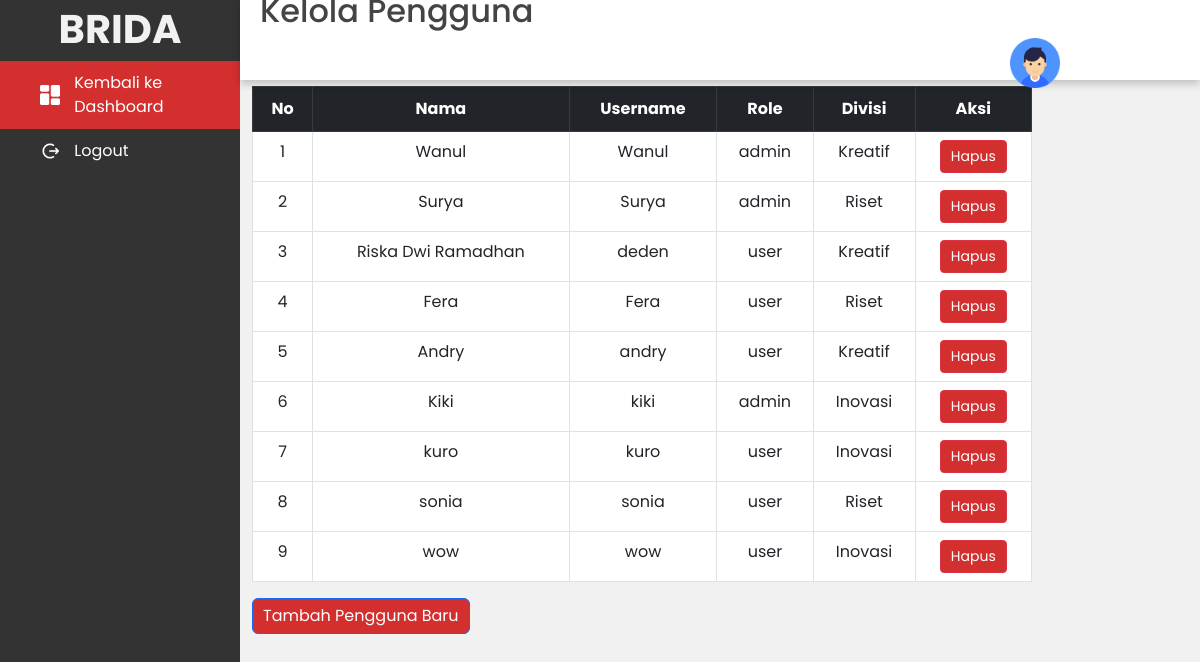
/supervisor/kelola_pengguna.php, run on the app's committed database.
### tables this page shows
CREATE TABLE `user` (
  `id` int(11) NOT NULL,
  `nama` varchar(255) NOT NULL,
  `profil` varchar(255) NOT NULL,
  `username` varchar(255) NOT NULL,
  `password` varchar(255) NOT NULL,
  `role` enum('Supervisor','admin','user') DEFAULT NULL,
  `divisi` varchar(255) NOT NULL
);

### supervisor/kelola_pengguna.php (the view, shortened to what this page needs)
<?php
include '../koneksi.php';
$currentDivisi = isset($_GET['divisi']) ? $_GET['divisi'] : '';
$query = "SELECT * FROM user WHERE role IN ('admin', 'user')";
$result = $conn->query($query);
?>
<!DOCTYPE html>
<html lang="en">
<head>
    <link href="https://cdn.jsdelivr.net/npm/bootstrap@5.3.0-alpha1/dist/css/bootstrap.min.css" rel="stylesheet">
    <link href="https://cdn.jsdelivr.net/npm/sweetalert2@11.5.0/dist/sweetalert2.min.css" rel="stylesheet">
</head>
<body>
<div class="side-menu">
        <div class="brand-name">
            <h1>BRIDA</h1>
        </div>
        <ul>
            <li> <a href="dash_supervisor.php" class="active"><img src="../image/dashboard (2).png">&nbsp;<span>Kembali ke Dashboard</span></a></li>
            <li> <a href="proyek.php"><img src="../image/out.png" alt="">&nbsp;<span>Logout</span></a></li>
        </ul>
    </div>
    <div class="container">
        <div class="header">
            <div class="nav">
                <h2>Kelola Pengguna</h2>
                <div class="user">
                    <a href="profil.php">
                        <div class="img-case">
                            <img src="../image/user.png" alt="">
                        </div>
                    </a>
                </div>
            </div>
        </div>
            <div class="col-md-10">
                <h2 class="my-4">Kelola Pengguna Divisi <?php echo $currentDivisi ?></h2>
                <div id="content-container">
                    <table class="table table-bordered">
                        <thead class="table-dark">
                            <tr>
                                <th>No</th>
                                <th>Nama</th>
                                <th>Username</th>
                                <th>Role</th>
                                <th>Divisi</th>
                                <th>Aksi</th>
                            </tr>
                        </thead>
                        <tbody>
                            <?php
                            $no = 1;
                            while ($row = $result->fetch_assoc()) {
                                echo "<tr>
                                    <td>{$no}</td>
                                    <td>{$row['nama']}</td>
                                    <td>{$row['username']}</td>
                                    <td>{$row['role']}</td>
                                    <td>{$row['divisi']}</td>
                                    <td><a href='hapus_pengguna.php?id={$row['id']}&divisi=$currentDivisi' class='btn btn-danger btn-sm'>Hapus</a></td>
                                </tr>";
                                $no++;
                            }
                            ?>
                        </tbody>
                    </table>
                    <button class="btn btn-primary" id="toggle-form-btn">Tambah Pengguna Baru</button>
                </div>
            </div>
        </div>
</body>
</html>

### supervisor/kelola_pengguna.php (style rules this page uses)
* { margin: 0; padding: 0; box-sizing: border-box; font-family: 'Poppins', sans-serif; }
body { min-height: 100vh; }
a { text-decoration: none; }
li { list-style: none; }
h1 { color: #f1f1f1; font-weight: bold; }
h2 { color: #444; }
.btn { background: #d32f2f; color: white; padding: 5px 10px; text-align: center; }
table { padding: 10px; margin: 20px auto; }
.table th,td { text-align: left; padding: 10px; text-align: center; }
.side-menu { position: fixed; background: #333; width: 20vw; min-height: 100vh; display: flex; flex-direction: column; padding-top: 5px; }
.side-menu .brand-name { text-align: center; color: white; font-size: 22px; font-weight: bold; }
.side-menu li a { font-size: 16px; padding: 10px 40px; color: white; display: flex; align-items: center; }
.side-menu ul { padding: 0; }
.side-menu li a img { width: 20px; margin-right: 10px; }
.side-menu li a.active { background: #d32f2f; }
.container { position: absolute; right: 0; width: 80vw; height: 100vh; background: #f1f1f1; }
.container .header { position: fixed; top: 0; right: 0; width: 80vw; height: 10vh; background: white; display: flex; align-items: center; justify-content: space-between; padding: 0 20px; box-shadow: 0 4px 8px 0 rgba(0, 0, 0, 0.2); z-index: 100; }
.container .header .nav { display: flex; align-items: center; }
.container .header .nav h2 { margin-right: auto; }
.container .header .nav .user { display: flex; justify-content: space-between; align-items: center; margin-left: 750px; }
.container .header .nav .user .img-case { position: relative; width: 50px; height: 50px; }
.container .header .nav .user .img-case img { position: absolute; top: 0; left: 0; width: 100%; height: 100%; }
#content-container { display: block; }

### data on the page
user: nama "Wanul", username "Wanul", role "admin", divisi "Kreatif"
user: nama "Surya", username "Surya", role "admin", divisi "Riset"
user: nama "Riska Dwi Ramadhan", username "deden", role "user", divisi "Kreatif"
user: nama "Fera", username "Fera", role "user", divisi "Riset"
user: nama "Andry", username "andry", role "user", divisi "Kreatif"
user: nama "Kiki", username "kiki", role "admin", divisi "Inovasi"
user: nama "kuro", username "kuro", role "user", divisi "Inovasi"
user: nama "sonia", username "sonia", role "user", divisi "Riset"
user: nama "wow", username "wow", role "user", divisi "Inovasi"
